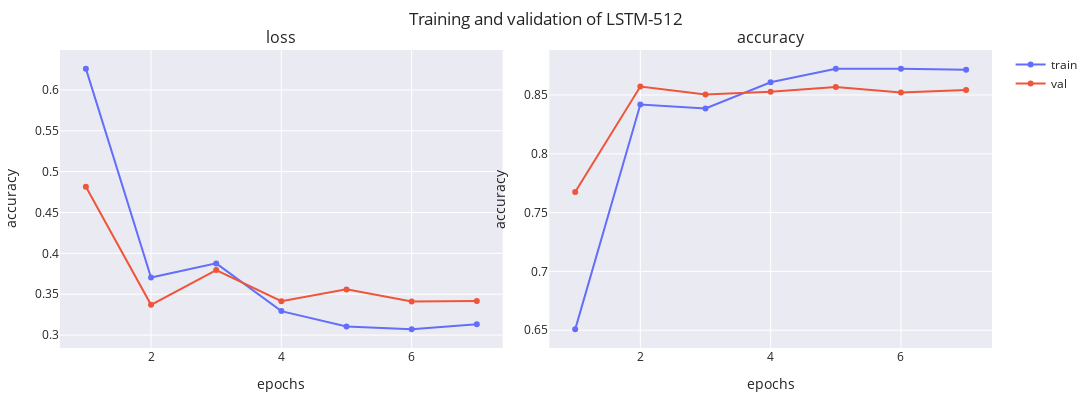

The code cell stored with this chart in its notebook:
### Code cell
lstm_model_512 = AmazonReviewsModel(1000, 512, LSTM, name="LSTM-512")
_, fig = lstm_model_512.train(
    dataset, f"{MODEL_PATH}/{lstm_model_512.name}.weights.h5", **train_default
)
print(lstm_model_512.evaluate(dataset.X_test, dataset.y_test))
fig

### Figure 1 — Plotly figure (JSON) as saved in the notebook; plotly's stock layout.template omitted (floating-point values rounded to 4 significant figures)
{"data": [{"line": {"color": "#636EFA"}, "marker": {"color": "#636EFA"}, "mode": "lines+markers", "name": "train", "showlegend": true, "type": "scatter", "x": [1, 2, 3, 4, 5, 6, 7], "xaxis": "x", "y": [0.626, 0.3704, 0.3877, 0.3294, 0.3105, 0.307, 0.3132], "yaxis": "y"}, {"line": {"color": "#EF553B"}, "marker": {"color": "#EF553B"}, "mode": "lines+markers", "name": "val", "showlegend": true, "type": "scatter", "x": [1, 2, 3, 4, 5, 6, 7], "xaxis": "x", "y": [0.4816, 0.337, 0.3795, 0.3414, 0.3559, 0.341, 0.3417], "yaxis": "y"}, {"line": {"color": "#636EFA"}, "marker": {"color": "#636EFA"}, "mode": "lines+markers", "name": "train", "showlegend": false, "type": "scatter", "x": [1, 2, 3, 4, 5, 6, 7], "xaxis": "x2", "y": [0.6507, 0.8418, 0.8385, 0.8608, 0.8724, 0.8723, 0.8714], "yaxis": "y2"}, {"line": {"color": "#EF553B"}, "marker": {"color": "#EF553B"}, "mode": "lines+markers", "name": "val", "showlegend": false, "type": "scatter", "x": [1, 2, 3, 4, 5, 6, 7], "xaxis": "x2", "y": [0.7676, 0.8572, 0.8504, 0.8528, 0.8568, 0.8522, 0.8542], "yaxis": "y2"}], "layout": {"annotations": [{"font": {"size": 16}, "showarrow": false, "text": "loss", "x": 0.2375, "xanchor": "center", "xref": "paper", "y": 1, "yanchor": "bottom", "yref": "paper"}, {"font": {"size": 16}, "showarrow": false, "text": "accuracy", "x": 0.7625, "xanchor": "center", "xref": "paper", "y": 1, "yanchor": "bottom", "yref": "paper"}], "height": 400, "margin": {"b": 10, "l": 10, "r": 10, "t": 50}, "title": {"text": "Training and validation of LSTM-512"}, "width": 1200, "xaxis": {"anchor": "y", "domain": [0, 0.475], "title": {"text": "epochs"}}, "xaxis2": {"anchor": "y2", "domain": [0.525, 1], "title": {"text": "epochs"}}, "yaxis": {"anchor": "x", "domain": [0, 1], "title": {"text": "accuracy"}}, "yaxis2": {"anchor": "x2", "domain": [0, 1], "title": {"text": "accuracy"}}}}
